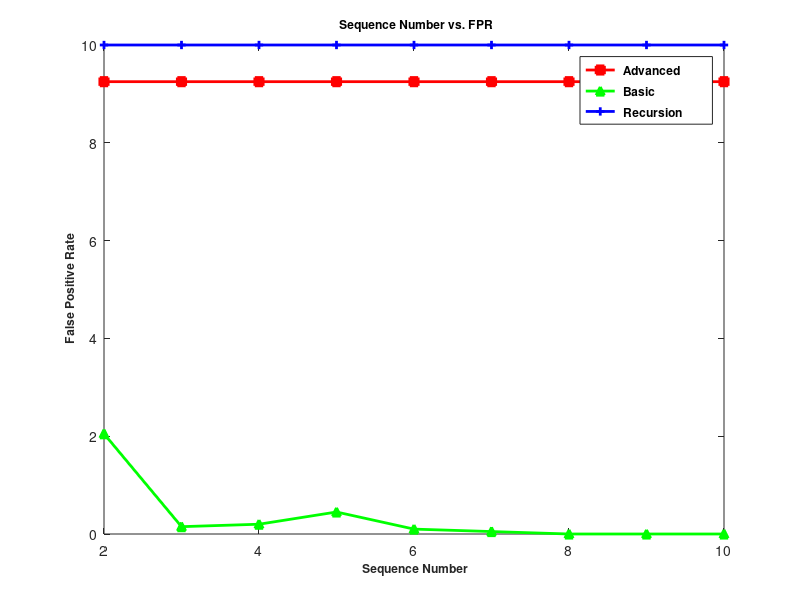
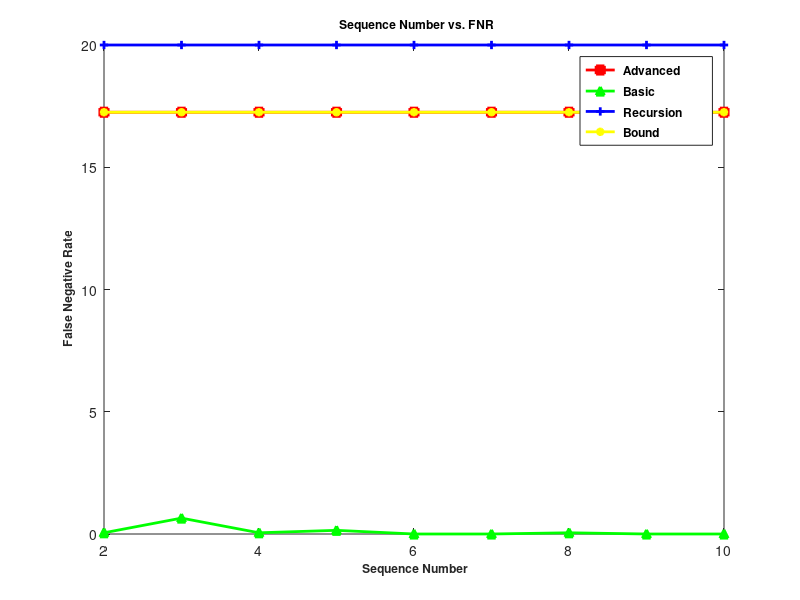

MATLAB code for these plots, in order:
function print_diagram()
close all;
load print_data.mat
figure;
%figure('Position',[1 1 1200 900])
plot(x_label, FPR_Advanced_mean, 'rs-', 'LineWidth', 2, 'MarkerFaceColor', 'r');
hold on;
plot(x_label, FPR_Basic_mean, 'g^-', 'LineWidth', 2, 'MarkerFaceColor', 'g');
plot(x_label, FPR_Recursion_mean, 'b+-', 'LineWidth', 2, 'MarkerFaceColor', 'b');
%plot(x_label, FPR_Bound_mean, 'yo-', 'LineWidth', 2, 'MarkerFaceColor', 'b');
hold off
legend('\fontsize{12}\bf Advanced','\fontsize{12}\bf Basic','\fontsize{12}\bf Recursion');%,'\fontsize{12}\bf Bound');

xlabel('\fontsize{12}\bf Sequence Number');
ylabel('\fontsize{12}\bf False Positive Rate');
title('\fontsize{12}\bf  Sequence Number vs. FPR');
figure;
%figure('Position',[1 1 1200 900])
plot(x_label, FNR_Advanced_mean, 'rs-', 'LineWidth', 2, 'MarkerFaceColor', 'r');
hold on;
plot(x_label, FNR_Basic_mean, 'g^-', 'LineWidth', 2, 'MarkerFaceColor', 'g');
plot(x_label, FNR_Recursion_mean, 'b+-', 'LineWidth', 2, 'MarkerFaceColor', 'b')
plot(x_label, FNR_Bound_mean, 'y*-', 'LineWidth', 2, 'MarkerFaceColor', 'b')
hold off
legend('\fontsize{12}\bf Advanced','\fontsize{12}\bf Basic','\fontsize{12}\bf Recursion','\fontsize{12}\bf Bound');

xlabel('\fontsize{12}\bf Sequence Number');
ylabel('\fontsize{12}\bf False Negative Rate');
title('\fontsize{12}\bf  Sequence Number vs. FNR');
